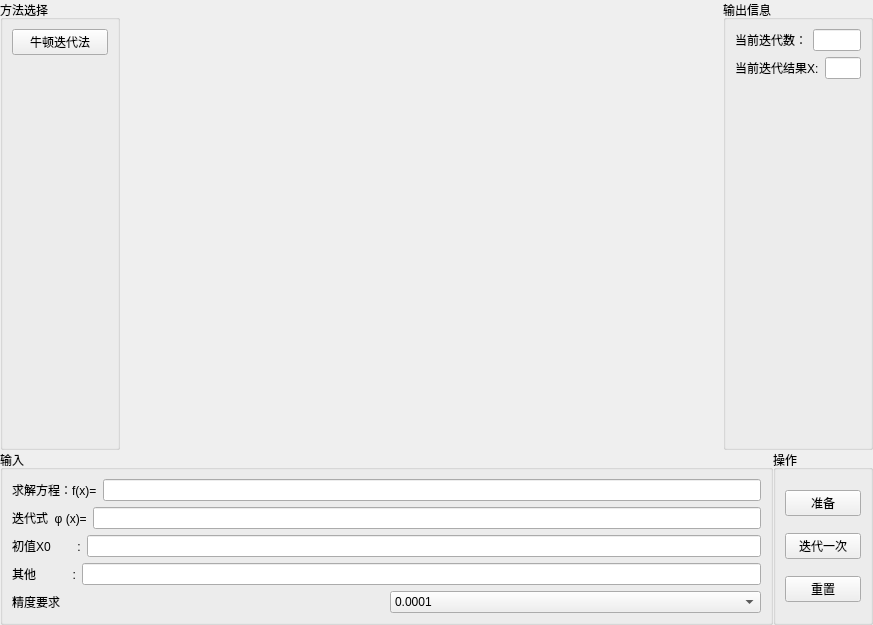
<?xml version="1.0" encoding="UTF-8"?>
<ui version="4.0">
 <class>FrameFunc</class>
 <widget class="QFrame" name="FrameFunc">
  <property name="geometry">
   <rect>
    <x>0</x>
    <y>0</y>
    <width>873</width>
    <height>625</height>
   </rect>
  </property>
  <property name="windowTitle">
   <string>FrameFunc</string>
  </property>
  <layout class="QVBoxLayout" name="verticalLayout">
   <property name="spacing">
    <number>0</number>
   </property>
   <property name="leftMargin">
    <number>0</number>
   </property>
   <property name="topMargin">
    <number>0</number>
   </property>
   <property name="rightMargin">
    <number>0</number>
   </property>
   <property name="bottomMargin">
    <number>0</number>
   </property>
   <item>
    <layout class="QHBoxLayout" name="horizontalLayout_9">
     <item>
      <widget class="QGroupBox" name="groupBox_2">
       <property name="maximumSize">
        <size>
         <width>120</width>
         <height>16777215</height>
        </size>
       </property>
       <property name="title">
        <string>方法选择</string>
       </property>
       <layout class="QVBoxLayout" name="verticalLayout_6">
        <item>
         <widget class="QPushButton" name="pushButton">
          <property name="text">
           <string>牛顿迭代法</string>
          </property>
         </widget>
        </item>
        <item>
         <spacer name="verticalSpacer_3">
          <property name="orientation">
           <enum>Qt::Vertical</enum>
          </property>
          <property name="sizeHint" stdset="0">
           <size>
            <width>20</width>
            <height>40</height>
           </size>
          </property>
         </spacer>
        </item>
       </layout>
      </widget>
     </item>
     <item>
      <widget class="FrameDraw" name="wdgPaint"/>
     </item>
     <item>
      <widget class="QGroupBox" name="groupBox_6">
       <property name="maximumSize">
        <size>
         <width>150</width>
         <height>16777215</height>
        </size>
       </property>
       <property name="title">
        <string>输出信息</string>
       </property>
       <layout class="QVBoxLayout" name="verticalLayout_4">
        <item>
         <layout class="QHBoxLayout" name="horizontalLayout_7">
          <item>
           <widget class="QLabel" name="label_6">
            <property name="text">
             <string>当前迭代数：</string>
            </property>
           </widget>
          </item>
          <item>
           <widget class="QLineEdit" name="edt_curitcnt">
            <property name="readOnly">
             <bool>true</bool>
            </property>
           </widget>
          </item>
         </layout>
        </item>
        <item>
         <layout class="QHBoxLayout" name="horizontalLayout_8">
          <item>
           <widget class="QLabel" name="label_7">
            <property name="text">
             <string>当前迭代结果X:</string>
            </property>
           </widget>
          </item>
          <item>
           <widget class="QLineEdit" name="edt_curitcnt_2">
            <property name="readOnly">
             <bool>true</bool>
            </property>
           </widget>
          </item>
         </layout>
        </item>
        <item>
         <spacer name="verticalSpacer_2">
          <property name="orientation">
           <enum>Qt::Vertical</enum>
          </property>
          <property name="sizeHint" stdset="0">
           <size>
            <width>20</width>
            <height>40</height>
           </size>
          </property>
         </spacer>
        </item>
       </layout>
      </widget>
     </item>
    </layout>
   </item>
   <item>
    <layout class="QHBoxLayout" name="horizontalLayout_10">
     <item>
      <widget class="QGroupBox" name="groupBox_4">
       <property name="title">
        <string>输入</string>
       </property>
       <layout class="QVBoxLayout" name="verticalLayout_3">
        <item>
         <layout class="QHBoxLayout" name="horizontalLayout_3">
          <item>
           <widget class="QLabel" name="label_2">
            <property name="text">
             <string>求解方程：f(x)=</string>
            </property>
           </widget>
          </item>
          <item>
           <widget class="QLineEdit" name="edt_funcExpr"/>
          </item>
         </layout>
        </item>
        <item>
         <layout class="QHBoxLayout" name="horizontalLayout_4">
          <item>
           <widget class="QLabel" name="label_3">
            <property name="text">
             <string>迭代式  φ (x)=</string>
            </property>
           </widget>
          </item>
          <item>
           <widget class="QLineEdit" name="edt_itExpr"/>
          </item>
         </layout>
        </item>
        <item>
         <layout class="QHBoxLayout" name="horizontalLayout_5">
          <item>
           <widget class="QLabel" name="label_4">
            <property name="text">
             <string>初值X0        :</string>
            </property>
           </widget>
          </item>
          <item>
           <widget class="QLineEdit" name="edt_x0">
            <property name="inputMask">
             <string/>
            </property>
           </widget>
          </item>
         </layout>
        </item>
        <item>
         <layout class="QHBoxLayout" name="horizontalLayout_6">
          <item>
           <widget class="QLabel" name="edt_other">
            <property name="text">
             <string>其他           :</string>
            </property>
           </widget>
          </item>
          <item>
           <widget class="QLineEdit" name="lineEdit_4"/>
          </item>
         </layout>
        </item>
        <item>
         <layout class="QHBoxLayout" name="horizontalLayout_2">
          <item>
           <widget class="QLabel" name="label">
            <property name="text">
             <string>精度要求</string>
            </property>
           </widget>
          </item>
          <item>
           <widget class="QComboBox" name="cmb_precision">
            <item>
             <property name="text">
              <string>0.0001</string>
             </property>
            </item>
            <item>
             <property name="text">
              <string>0.000001</string>
             </property>
            </item>
            <item>
             <property name="text">
              <string>0.00000001</string>
             </property>
            </item>
           </widget>
          </item>
         </layout>
        </item>
       </layout>
      </widget>
     </item>
     <item>
      <widget class="QGroupBox" name="groupBox_7">
       <property name="maximumSize">
        <size>
         <width>100</width>
         <height>16777215</height>
        </size>
       </property>
       <property name="title">
        <string>操作</string>
       </property>
       <layout class="QVBoxLayout" name="verticalLayout_5">
        <item>
         <widget class="QPushButton" name="pushButton_2">
          <property name="text">
           <string>准备</string>
          </property>
         </widget>
        </item>
        <item>
         <widget class="QPushButton" name="pushButton_3">
          <property name="text">
           <string>迭代一次</string>
          </property>
         </widget>
        </item>
        <item>
         <widget class="QPushButton" name="pushButton_4">
          <property name="text">
           <string>重置</string>
          </property>
         </widget>
        </item>
       </layout>
      </widget>
     </item>
    </layout>
   </item>
  </layout>
 </widget>
 <customwidgets>
  <customwidget>
   <class>FrameDraw</class>
   <extends>QFrame</extends>
   <header>FrameDraw/FrameDraw.h</header>
   <container>1</container>
  </customwidget>
 </customwidgets>
 <resources/>
 <connections/>
</ui>
